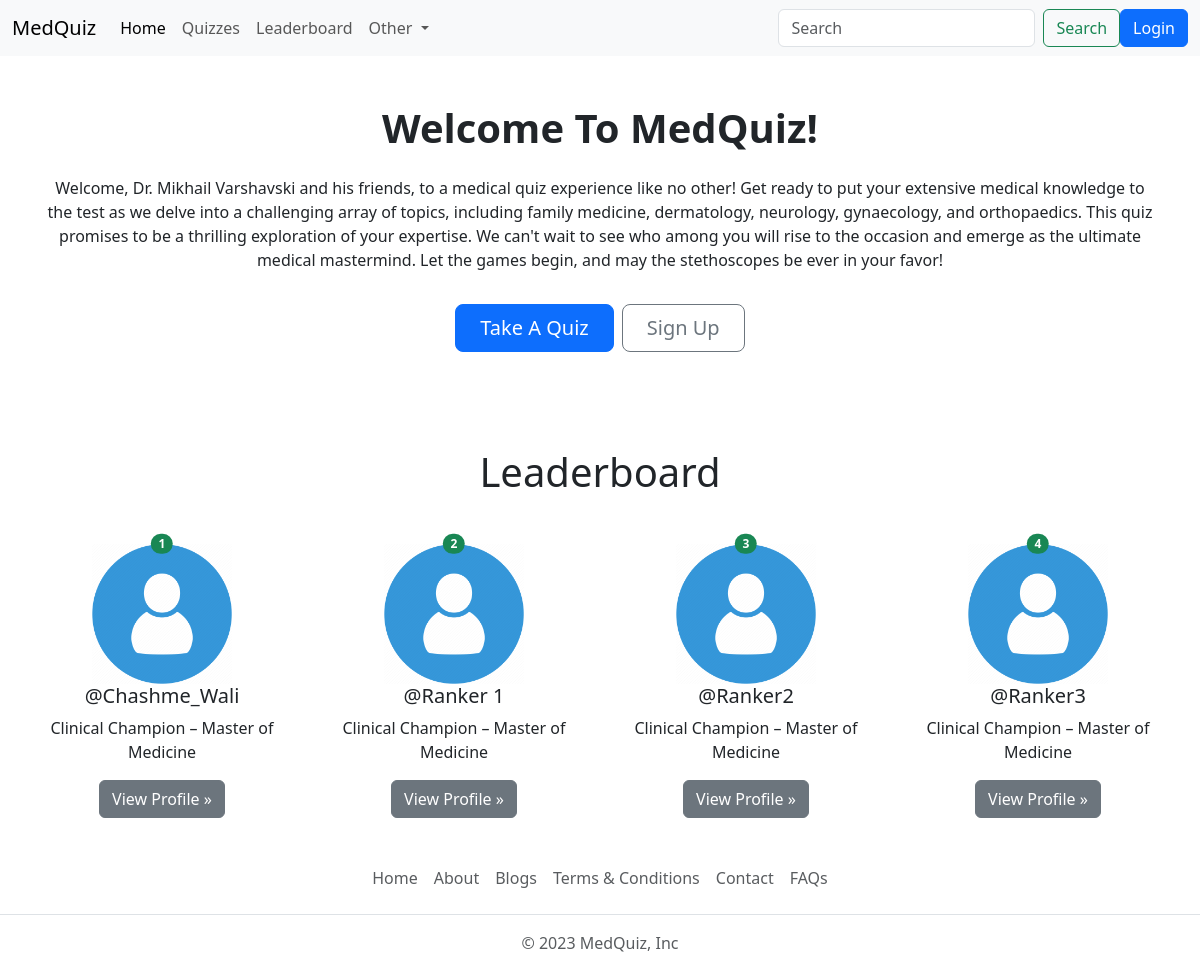
The page / on the database its author committed.
### quiz/models.py (models this page shows, shortened)
class UserRank(models.Model):
    user = models.OneToOneField(User, on_delete=models.CASCADE)
    rank = models.IntegerField(null=True, blank=True)
    total_score = models.IntegerField(null=True, blank=True)

### account/models.py (models this page shows, shortened)
class Profile(models.Model):
    user =  models.OneToOneField(User, on_delete=models.CASCADE, null=True) #verbose_collumn
    bio = models.TextField(blank=True, null=True)
    profile_images = models.ImageField(upload_to='profile_images/', default='usericon.png', blank=True, null=True, verbose_name='Profile Picture')
    location = models.CharField(max_length=110, blank=True, null=True)
    GENDER = (
        ('Male', 'Male'),
        ('Female', 'Female'),
        ('Other', 'Other'),
    )
    gender = models.CharField(max_length=6,choices=GENDER, blank=True, null=True)

### base/views.py (the view)
# urls.py: 2. Add a URL to urlpatterns:  path('', views.home, name='home')
def home(request):
    leaderboard_users = UserRank.objects.order_by('rank')[:4]
    if request.user.is_authenticated:
        user_object = User.objects.get(username=request.user)
        user_profile = Profile.objects.get(user=user_object)
        context = {"user_profile": user_profile, "leaderboard_users": leaderboard_users}
    else:
        context = {"leaderboard_users": leaderboard_users}
    return render(request, 'welcome.html', context)

### templates/welcome.html (shortened to what this page needs)
{% extends "index.html" %}
{% load static %}
{% block content %}
<div class="container text-center my-5">
    <h1 class="display=5 fw-bold my-4">Welcome To MedQuiz!</h1>
    <p class="my-2">Welcome, Dr. Mikhail Varshavski and his friends, to a medical quiz experience like no other! Get ready to put your extensive medical knowledge to the test as we delve into a challenging array of topics, including family medicine, dermatology, neurology, gynaecology, and orthopaedics. This quiz promises to be a thrilling exploration of your expertise. We can't wait to see who among you will rise to the occasion and emerge as the ultimate medical mastermind. Let the games begin, and may the stethoscopes be ever in your favor!</p>
    <div class="d-inline-flex gap-2 mb-5 my-4">
        <a href="{% url 'all_quiz' %}"class="d-inline-flex align-items-center btn btn-primary btn-lg px-4">
          Take A Quiz
        </a>
        {% if not request.user.i_authenticated %}
          <a href="{% url 'register' %}"class="btn btn-outline-secondary btn-lg px-4" type="button">
          Sign Up
          </a>
        {% endif %}
      </div>
    </div>
    <h1 class="diplay-2 text-center my-5">Leaderboard</h1>
    <div class="row row-cols-sm-1 row-cols-md-2 row-cols-lg-3 row-cols-xl-4 mx-3">
      {% if leaderboard_users|length == 0 %}
      <div class="col-lg-4 position-relative mb-4">
        <h4 class="text-center text-danger">No User Available on Leaderboard!!</h4>
    </div>
      {% else %}
      {% for rank in leaderboard_users %}
      <div class="col-lg-4 position-relative text-center mb-4">
          <img src="{{rank.user.profile.profile_images.url}}" class="img-fluid" width="140" height="140" alt="user-profile">
          <h2 class="fw-normal fs-5">@{{rank.user.username}}</h2>
          <span class="position-absolute top-0 start-90 translate-middle badge rounded-pill bg-success" width="10" height="100">{{forloop.counter}}
          </span>
          <p>Clinical Champion – Master of Medicine</p>
          <p><a class="btn btn-secondary" href="{% url 'profile' rank.user.username %}">View Profile »</a></p>
      </div>
      {% endfor %}
      {% endif %}
  </div>
{% endblock content %}

### rows shown on the page
UserRank: user.profile.profile_images (picture), user.username "Chashme_Wali"
UserRank: user.profile.profile_images (picture), user.username "Ranker 1"
UserRank: user.profile.profile_images (picture), user.username "Ranker2"
UserRank: user.profile.profile_images (picture), user.username "Ranker3"
